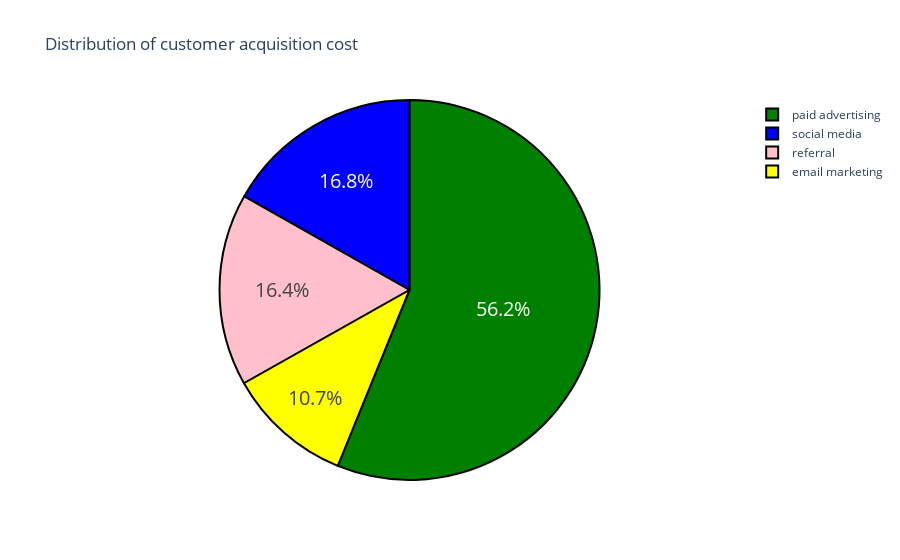

Here is the notebook cell this chart was saved with:
### Code cell
fig = go.Figure(data = [go.Pie(labels = total_cost_per_channel['channel'], 
                               values = total_cost_per_channel['cost'] )])
colors = ['yellow','green','pink','blue','purple']
fig.update_layout(title = "Distribution of customer acquisition cost")
fig.update_traces(hoverinfo = 'label+value',
                  textinfo = 'percent', textfont_size = 20,
                  marker = dict(colors = colors, 
                               line = dict(color='black',width = 2)))
fig.show()

### Figure 1 — Plotly figure (JSON) as saved in the notebook; plotly's stock layout.template omitted (floating-point values rounded to 4 significant figures)
{"data": [{"hoverinfo": "label+value", "labels": ["email marketing", "paid advertising", "referral", "social media"], "marker": {"colors": ["yellow", "green", "pink", "blue", "purple"], "line": {"color": "black", "width": 2}}, "textfont": {"size": 20}, "textinfo": "percent", "type": "pie", "values": [1123.0, 5907.0, 1722.0, 1766.0]}], "layout": {"title": {"text": "Distribution of customer acquisition cost"}}}
